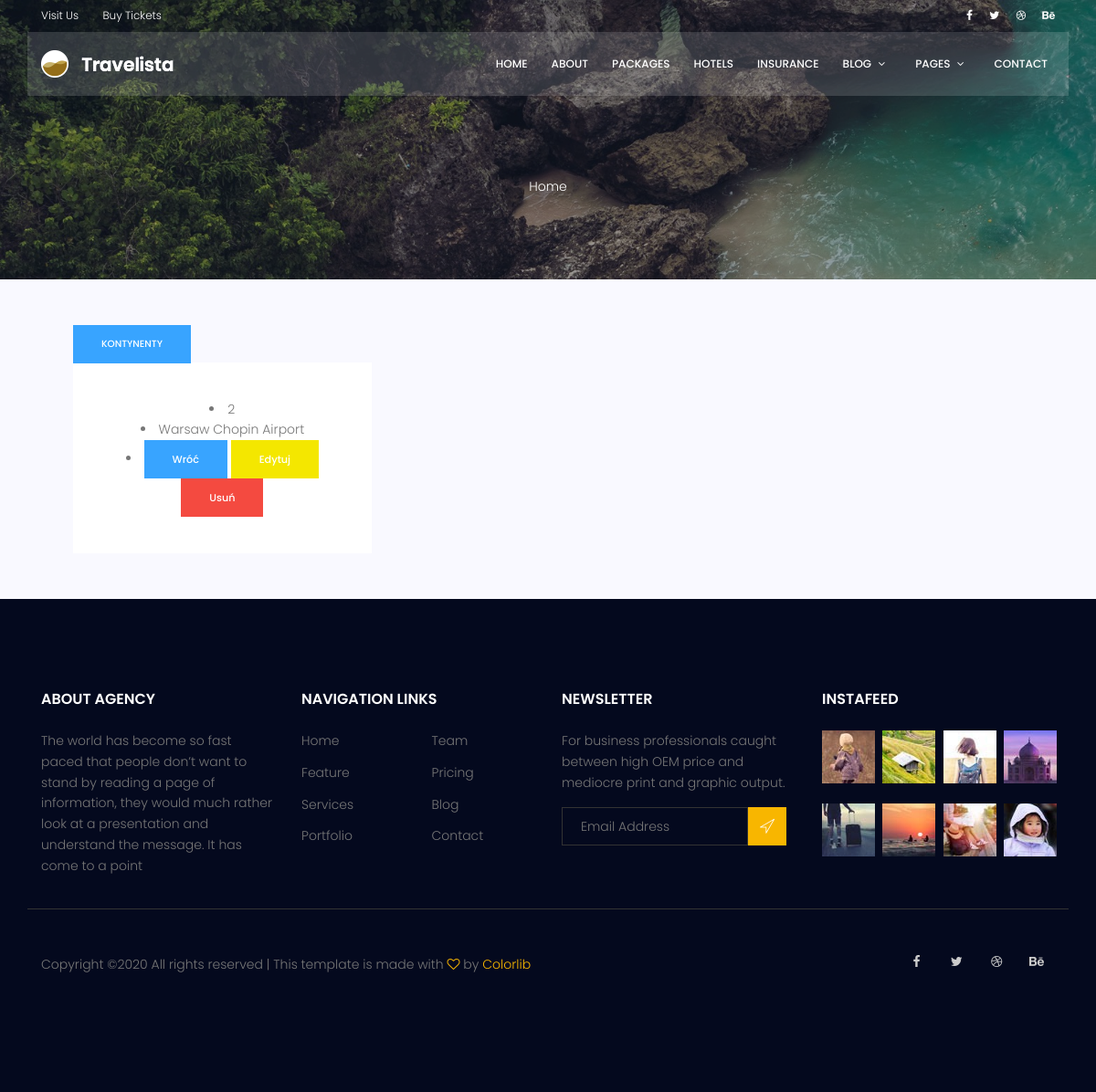
The page /core/admin_airport_details/2/ on the database as committed earlier.
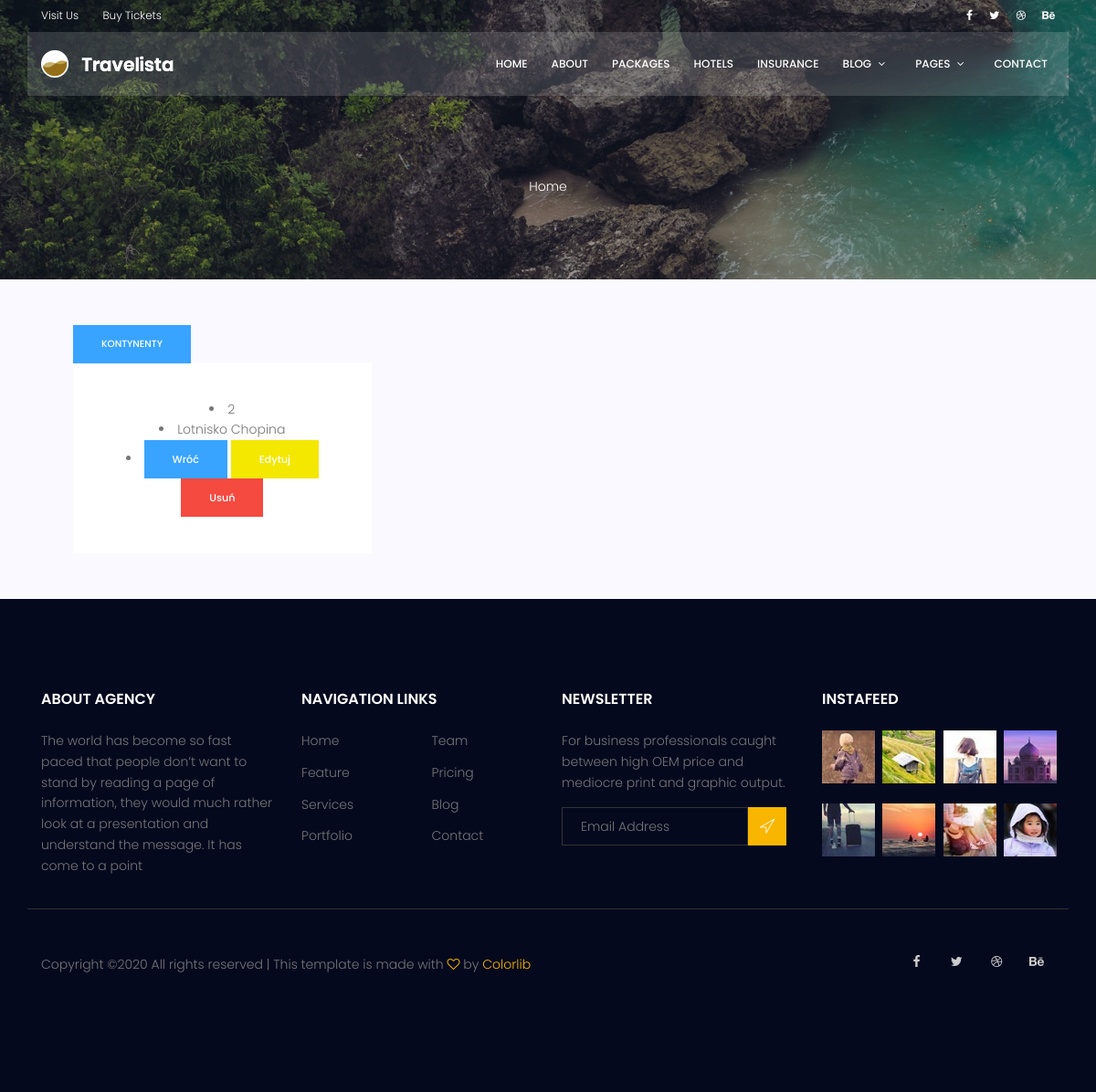
The same page on the database as committed later.
### core/models.py (models this page shows, shortened)
class Airport(models.Model):
    name = models.CharField(max_length=50)
    city = models.ForeignKey(City, on_delete=models.CASCADE, related_name='airports')
    class Meta:
        ordering = ['name']

### core/views.py (the view)
# urls.py: path('admin_airport_details/<pk>/', AdminAirportDetailView.as_view(), name='admin_airport_details'),
class AdminAirportDetailView(DetailView):
    model = Airport
    template_name = 'core/admin_airport_details.html'

### core/templates/core/admin_airport_details.html (shortened to what the changed rows need)
{% load static %}
{% load core_extras %}
<body>
<!DOCTYPE html>
<html lang="zxx" class="no-js">
<head>
    <link rel="stylesheet" href="{% static 'css/linearicons.css' %}">
    <link rel="stylesheet" href="{% static 'css/font-awesome.min.css' %}">
    <link rel="stylesheet" href="{% static 'css/bootstrap.css' %}">
    <link rel="stylesheet" href="{% static 'css/magnific-popup.css' %}">
    <link rel="stylesheet" href="{% static 'css/jquery-ui.css' %}">
    <link rel="stylesheet" href="{% static 'css/nice-select.css' %}">
    <link rel="stylesheet" href="{% static 'css/animate.min.css' %}">
    <link rel="stylesheet" href="{% static 'css/owl.carousel.css' %}">
    <link rel="stylesheet" href="{% static 'css/main.css' %}">
</head>
<body>
<section class="destinations-area section-gap" style="padding: 50px">
    <div class="container" >
        <div class="whole-wrap">
            <div class="col-lg-4 col-md-6 banner-right">
                <div class="tab-content" id="myTabContent">
                    <div class="tab-pane fade show active" id="continent" role="tabpanel" aria-labelledby="continent-tab">
                        <div class="form-wrap">
                            <un>
                                <li>{{ airport.id }}</li>
                                <li>{{ airport.name }}</li>
                                <li> <a href="{% url 'core:admin_list' %}" class="genric-btn info">Wróć</a>
                                    <a href="{% url 'core:airport_update' pk=airport.id %}" class="genric-btn warning">Edytuj</a>
                                <a href="{% url 'core:airport_delete' pk=airport.id %}" class="genric-btn danger">Usuń</a></li>
                            </un>
                        </div>
                    </div>
                </div>
            </div>
            </div>
        </div>
</section>
</body>
</html>
</body>
</html>

Rows that differ between the two databases and show on the page:
changed Airport id 2: name "Warsaw Chopin Airport" → "Lotnisko Chopina"
